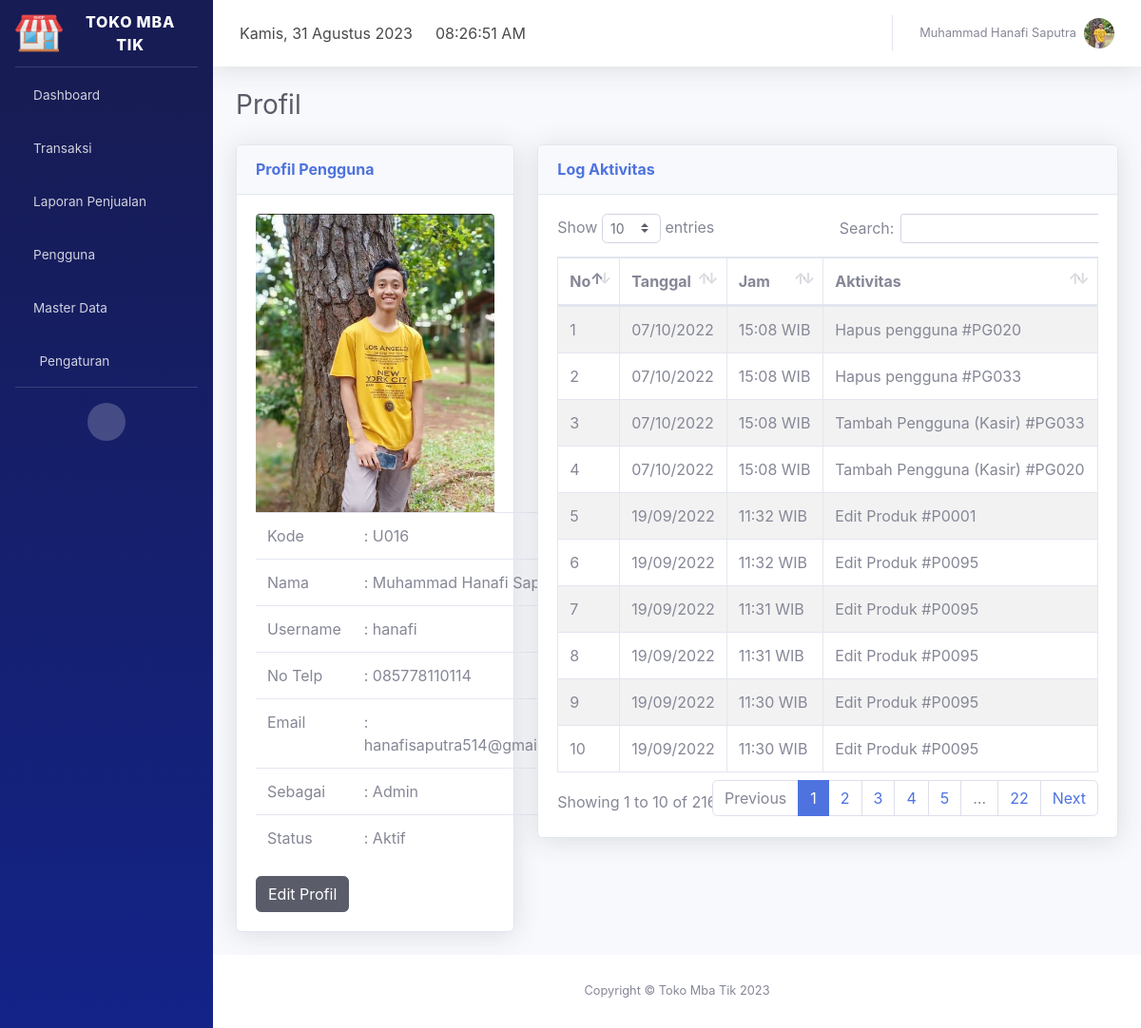
Page /index.php?page=profil (signed in) on the committed database.
### tables this page shows
CREATE TABLE `profil_aplikasi` (
  `id` int(11) NOT NULL,
  `nama_aplikasi` varchar(30) NOT NULL,
  `alamat` varchar(100) NOT NULL,
  `no_telp` char(14) NOT NULL,
  `website` varchar(50) NOT NULL,
  `logo` varchar(100) NOT NULL
);

CREATE TABLE `pengguna` (
  `id_pengguna` int(11) NOT NULL,
  `kode_pengguna` char(9) NOT NULL,
  `nama_pengguna` varchar(50) NOT NULL,
  `email` varchar(35) NOT NULL,
  `no_telp` char(14) NOT NULL,
  `foto` varchar(100) NOT NULL,
  `username` varchar(50) NOT NULL,
  `password` varchar(500) NOT NULL,
  `level` varchar(10) NOT NULL,
  `status` int(11) NOT NULL
);

### page/profil/index.php (the view, shortened to what this page needs)
<div class="container-fluid">
    <div class="d-sm-flex align-items-center justify-content-between mb-4">
        <h1 class="h3 mb-0 text-gray-800">Profil</h1>
    </div>
    <div class="row">
        <div class="col-xl-4 col-lg-5">
            <div class="card shadow mb-4">
                <div class="card-header py-3 d-flex flex-row align-items-center justify-content-between">
                    <h6 class="m-0 font-weight-bold text-primary">Profil Pengguna</h6>
                </div>
                <?php
                include 'config/database.php';
                $id_pengguna = $_SESSION["id_pengguna"];
                $sql = "select * from pengguna where id_pengguna=$id_pengguna limit 1";
                $hasil = mysqli_query($kon, $sql);
                $data = mysqli_fetch_array($hasil);
                ?>
                <div class="card-body">
                    <img class="card-img-top" src="page/pengguna/foto/<?php echo $data['foto']; ?>" alt="Card image">
                    <table class="table">
                        <tbody>
                            <tr>
                                <td>Kode</td>
                                <td width="80%">: <?php echo $data['kode_pengguna']; ?></td>
                            </tr>
                            <tr>
                                <td>Nama</td>
                                <td width="80%">: <?php echo $data['nama_pengguna']; ?></td>
                            </tr>
                            <tr>
                                <td>Username</td>
                                <td width="80%">: <?php echo $data['username']; ?></td>
                            </tr>
                            <tr>
                                <td>No Telp</td>
                                <td width="80%">: <?php echo $data['no_telp']; ?></td>
                            </tr>
                            <tr>
                                <td>Email</td>
                                <td width="80%">: <?php echo $data['email']; ?></td>
                            </tr>
                            <tr>
                                <td>Sebagai</td>
                                <td width="80%">: <?php echo $data['level']; ?></td>
                            </tr>
                            <tr>
                                <td>Status</td>
                                <td width="80%">: <?php echo $data['status'] == 1 ? 'Aktif' : 'Tidak Aktif'; ?></td>
                            </tr>
                        </tbody>
                    </table>
                    <button type="button" class="btn btn-dark" data-toggle="modal" data-target="#ubah_profil">Edit Profil</button>
                </div>
            </div>
        </div>
        <div class="col-xl-8 col-lg-7">
            <div class="card shadow mb-4">
                <div class="card-header py-3 d-flex flex-row align-items-center justify-content-between">
                    <h6 class="m-0 font-weight-bold text-primary" id="judul_grafik">Log Aktivitas</h6>
                </div>
                <div class="card-body">
                    <div class="table-responsive">
                        <table class="table table-bordered table-striped" id="dataTable" width="100%" cellspacing="0">
                            <thead>
                                <tr>
                                    <th>No</th>
                                    <th>Tanggal</th>
                                    <th>Jam</th>
                                    <th>Aktivitas</th>
                                </tr>
                            </thead>
                            <tbody>
                                <?php
                                include 'config/database.php';
                                $pengguna = $_SESSION["id_pengguna"];
                                $aktivitas = mysqli_query($kon, "select date(waktu) as tanggal, time(waktu) as jam, aktivitas from log_aktivitas where id_pengguna='$pengguna' order by id_aktivitas desc");
                                $no = 0;
                                while ($row = mysqli_fetch_array($aktivitas)) :
                                    $no++;
                                ?>
                                    <tr>
                                        <td><?php echo $no; ?></td>
                                        <td><?php echo date('d/m/Y', strtotime($row["tanggal"])); ?></td>
                                        <td><?php echo date('H:i', strtotime($row["jam"])); ?> WIB</td>
                                        <td><?php echo $row['aktivitas']; ?></td>
                                    </tr>
                                <?php endwhile; ?>
                            </tbody>
                        </table>
                    </div>
                </div>
            </div>
        </div>
    </div>
</div>

### index.php (shortened to what this page needs)
<?php
include 'config/database.php';
$hasil = mysqli_query($kon, "select * from profil_aplikasi order by nama_aplikasi desc limit 1");
$data = mysqli_fetch_array($hasil);
?>
<!DOCTYPE html>
<html lang="en">
<head>
  <link href="assets/vendor/fontawesome-free/css/all.min.css" rel="stylesheet" type="text/css">
  <link href="assets/font/font.css" rel="stylesheet">
  <link href="assets/css/sb-admin-2.min.css" rel="stylesheet">
  <link href="assets/vendor/datatables/dataTables.bootstrap4.min.css" rel="stylesheet">
  <link rel="stylesheet" href="assets/plugin/datepicker/css/datepicker.css">
</head>
<body>
  <div id="wrapper">
    <ul class="navbar-nav sidebar sidebar-dark accordion" id="accordionSidebar" style="background-image: linear-gradient(180deg,#171c55 10%,#132388 100%);">
      <a class="sidebar-brand d-flex align-items-center justify-content-center" href="index.php?page=dashboard">
        <div class="sidebar-brand-icon">
          <img src="page/aplikasi/logo/<?php echo $data['logo']; ?>" width="50px" alt="brand" />
        </div>
        <div class="sidebar-brand-text mx-3"><?php echo $data['nama_aplikasi']; ?></div>
      </a>
      <hr class="sidebar-divider my-0">
      <li class="nav-item">
        <a class="nav-link" href="index.php?page=dashboard">
          <i class="fas fa-home"></i>
          <span>Dashboard</span></a>
      </li>
      <li class="nav-item">
        <a class="nav-link collapsed" href="#" data-toggle="collapse" data-target="#transaksi" aria-expanded="true" aria-controls="collapseTwo">
          <i class="fas fa-shopping-cart"></i>
          <span>Transaksi</span>
        </a>
      </li>
      <?php if ($_SESSION["level"] == "Admin" || $_SESSION["level"] == "Manajer") : ?>
        <li class="nav-item">
          <a class="nav-link collapsed" href="#" data-toggle="collapse" data-target="#laporan" aria-expanded="true" aria-controls="collapseTwo">
            <i class="fas fa-book"></i>
            <span>Laporan Penjualan</span>
          </a>
        </li>
      <?php endif; ?>
      <?php if ($_SESSION["level"] == "Admin") : ?>
        <li class="nav-item">
          <a class="nav-link collapsed" href="#" data-toggle="collapse" data-target="#pengguna" aria-expanded="true" aria-controls="collapseTwo">
            <i class="fas fa-users"></i>
            <span>Pengguna</span>
          </a>
        </li>
        <li class="nav-item">
          <a class="nav-link collapsed" href="#" data-toggle="collapse" data-target="#master_data" aria-expanded="true" aria-controls="collapseTwo">
            <i class="fas fa-database"></i>
            <span>Master Data</span>
          </a>
        </li>
      <?php endif; ?>
      <?php if ($_SESSION["level"] == "Admin") : ?>
        <li class="nav-item">
          <a class="nav-link collapsed" href="#" data-toggle="collapse" data-target="#pengaturan" aria-expanded="true" aria-controls="collapseTwo">
            <i class="fas fa-fw fa-cog"></i>
            <span>Pengaturan</span>
          </a>
        </li>
      <?php endif; ?>
      <hr class="sidebar-divider d-none d-md-block">
      <div class="text-center d-none d-md-inline">
        <button class="rounded-circle border-0" id="sidebarToggle"></button>
      </div>
    </ul>
    <div id="content-wrapper" class="d-flex flex-column">
      <div id="content">
        <nav class="navbar navbar-expand navbar-light bg-white topbar mb-4 static-top shadow">
          <div class="top-navbar d-none d-xl-block">
            <ul class="navbar-nav align-items-center">
              <li class="nav-item">
                <a class="nav-link">
                  <div id="date">
                  </div>
                </a>
              </li>
            </ul>
          </div>
          <div class="top-navbar d-none d-xl-block">
            <ul class="navbar-nav align-items-center">
              <li class="nav-item">
                <a class="nav-link">
                  <div id="clock">
                  </div>
                </a>
              </li>
            </ul>
          </div>
          <ul class="navbar-nav ml-auto">
            <?php
            include 'config/database.php';
            $id_pengguna = $_SESSION["id_pengguna"];
            $hasil = mysqli_query($kon, "select nama_pengguna,foto from pengguna where id_pengguna=$id_pengguna");
            $row = mysqli_fetch_array($hasil);
            ?>
            <li class="nav-item dropdown no-arrow">
              <a class="nav-link dropdown-toggle" href="#" id="userDropdown" role="button" data-toggle="dropdown" aria-haspopup="true" aria-expanded="false">
                <span class="mr-2 d-none d-lg-inline text-gray-600 small"><?php echo $row["nama_pengguna"]; ?></span>
                <img class="img-profile rounded-circle" src="page/pengguna/foto/<?php echo $row["foto"]; ?>">
              </a>
            </li>
          </ul>
        </nav>
        <?php
        if (isset($_GET['page'])) {
          $page = $_GET['page'];
          switch ($page) {
            case 'profil':
              include "page/profil/index.php";
              break;
          }
        }
        ?>
      </div>
      <?php
      include 'config/database.php';
      $hasil = mysqli_query($kon, "select * from profil_aplikasi order by nama_aplikasi desc limit 1");
      $data = mysqli_fetch_array($hasil);
      ?>
      <footer class="sticky-footer bg-white">
        <div class="container my-auto">
          <div class="copyright text-center my-auto">
            <span>Copyright &copy; <?php echo $data['nama_aplikasi']; ?> <?php echo date('Y'); ?> </span>
          </div>
        </div>
      </footer>
    </div>
  </div>
  <link href="assets/plugin/select2/select2.min.css" rel="stylesheet" />
</body>
</html>

### rows in the picture
profil_aplikasi: logo (picture), nama_aplikasi "TOKO MBA TIK", nama_aplikasi "Toko Mba Tik"
pengguna: nama_pengguna "Muhammad Hanafi Saputra", foto (picture), kode_pengguna "U016", username "hanafi", no_telp "085778110114", email "hanafisaputra514@gmail.com", level "Admin"

### other values in the picture
date('d/m/Y', strtotime($row["tanggal"])) "07/10/2022"
date('H:i', strtotime($row["jam"])) "15:08"
$row['aktivitas'] "Hapus pengguna #PG020"
$row['aktivitas'] "Hapus pengguna #PG033"
$row['aktivitas'] "Tambah Pengguna (Kasir) #PG033"
$row['aktivitas'] "Tambah Pengguna (Kasir) #PG020"
date('d/m/Y', strtotime($row["tanggal"])) "19/09/2022"
date('H:i', strtotime($row["jam"])) "11:32"
$row['aktivitas'] "Edit Produk #P0001"
$row['aktivitas'] "Edit Produk #P0095"
date('H:i', strtotime($row["jam"])) "11:31"
date('H:i', strtotime($row["jam"])) "11:30"
